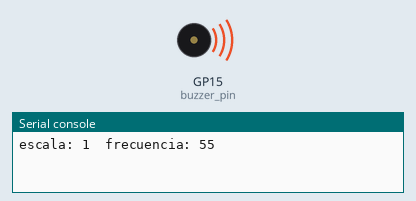
This program was run on a simulated Raspberry Pi Pico running MicroPython. Parts: buzzer (waves = sounding), the last lines printed to the serial console. At 10.0 s the program stops and its outputs stay as they are.

Above: at 0.1 s.
At 10.1 s:
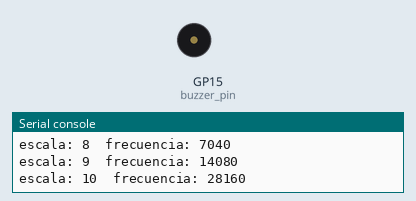
Timing chart, 0 to 11.5 s (numbered marks = the images above):
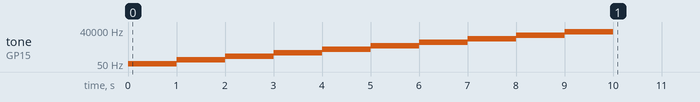

Measured:
- by itself, tone on GP15 (buzzer_pin): plays 55 Hz for 1.0 s, 110 Hz for 1.0 s, 220 Hz for 1.0 s, 440 Hz for 1.0 s, 880 Hz for 1.0 s, 1760 Hz for 1.0 s … (10 notes in this stretch)

The program:

09_03_PWM_sonidos.py
```python
from machine import Pin, PWM
from time import sleep


buzzer_pin = PWM(Pin(15))

tono = 55 # La bajo
for escala in range(1,11):
    buzzer_pin.freq(tono)
    print(f'escala: {escala}  frecuencia: {tono}')
    buzzer_pin.duty_u16(32768) # 50%
    sleep(1)
    tono = tono * 2

buzzer_pin.deinit()
    
```
